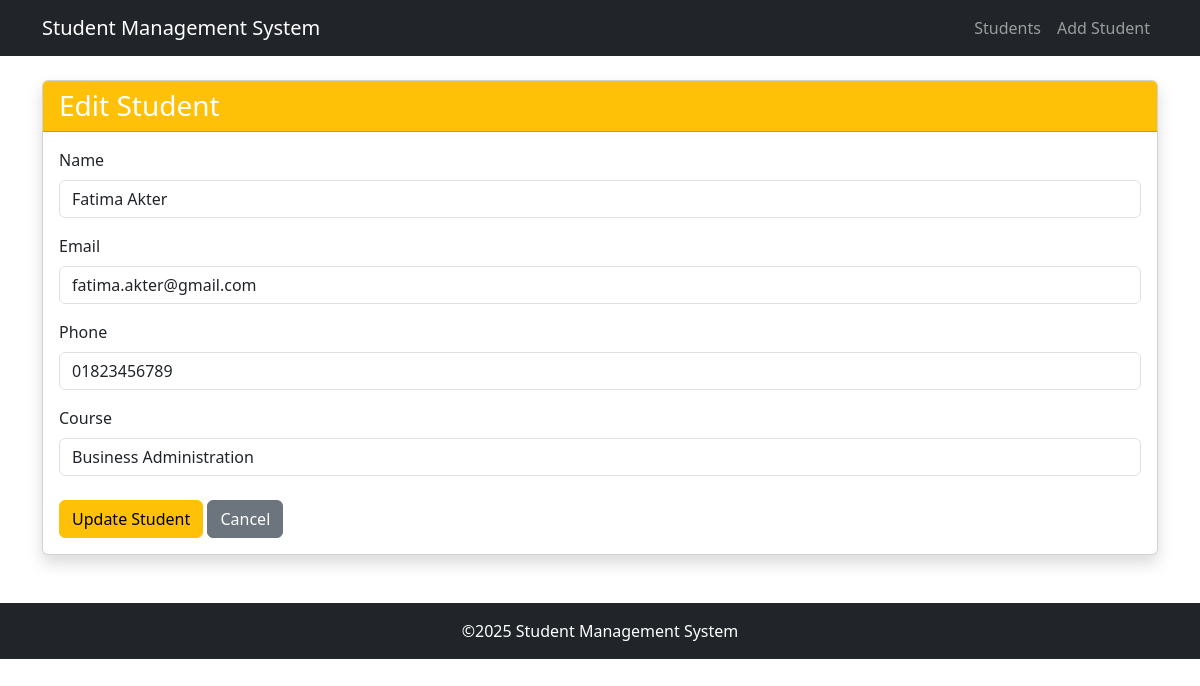
Page /students/student/2/update/ on the committed database.
### students/models.py (models this page shows, shortened)
class Student(models.Model):
    name = models.CharField(max_length=100)
    email = models.EmailField(unique=True)
    phone = models.CharField(max_length=15)
    course = models.CharField(max_length=100)
    created_at = models.DateTimeField(auto_now_add=True)
    updated_at = models.DateTimeField(auto_now=True)

### students/views.py (the view, shortened to what this page needs)
# urls.py: path('student/<int:pk>/update/', views.StudentUpdateView.as_view(), name='student-update'),
class StudentUpdateView(UpdateView):
    model = Student
    form_class = StudentForm
    template_name = 'students/student_form.html'
    success_url = reverse_lazy('student-list')

### students/forms.py
class StudentForm(forms.ModelForm):
    class Meta:
        model = Student
        fields = ['name', 'email', 'phone', 'course']
        widgets = {
            'name': forms.TextInput(attrs={'class': 'form-control', 'placeholder': 'Enter full name'}),
            'email': forms.EmailInput(attrs={'class': 'form-control', 'placeholder': 'Enter email address'}),
            'phone': forms.TextInput(attrs={'class': 'form-control', 'placeholder': 'Enter phone number'}),
            'course': forms.TextInput(attrs={'class': 'form-control', 'placeholder': 'Enter course name'}),
        }

### templates/students/student_form.html (shortened to what this page needs)
{% extends 'base.html' %}  {% block content %}
<div class="card shadow">
  <div
    class="card-header bg-{% if form.instance.pk %}warning{% else %}success {% endif %} text-white"
  >
    <h3 class="mb-0">
      {% if form.instance.pk %} Edit Student {% else %} Add New Student
      {%endif%}
    </h3>
  </div>
  <div class="card-body">
    <form method="post" novalidate>
      {% csrf_token %} {% for field in form %}
      <div class="mb-3">
        <label for="{{ field.id_for_label }}" class="form-label"
          >{{ field.label }}</label
        >
        {{ field }}
      </div>
      {% endfor %}
      <div class="mt-4">
        <button
          type="submit"
          class="btn btn-{% if form.instance.pk %}warning{% else %}success {% endif %}"
        >
          {% if form.instance.pk %} Update {% else %} Add {% endif %}Student
        </button>
        <a href="{% url 'student-list' %}" class="btn btn-secondary">Cancel</a>
      </div>
    </form>
  </div>
</div>
{% endblock %}

### rows in the picture
Student: form "Fatima Akter" "fatima.akter@gmail.com" "01823456789" "Business Administration"

### other values in the picture
{{ field.label }} "Name" "Email" "Phone" "Course"
